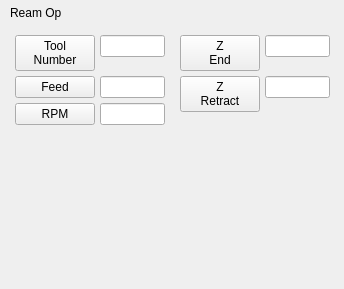
                      <widget class="QWidget" name="page_27">
                       <widget class="QLabel" name="label_29">
                        <property name="geometry">
                         <rect>
                          <x>10</x>
                          <y>5</y>
                          <width>66</width>
                          <height>16</height>
                         </rect>
                        </property>
                        <property name="text">
                         <string>Ream Op</string>
                        </property>
                       </widget>
                       <widget class="QWidget" name="formWidget_7" native="true">
                        <property name="geometry">
                         <rect>
                          <x>175</x>
                          <y>30</y>
                          <width>160</width>
                          <height>250</height>
                         </rect>
                        </property>
                        <layout class="QFormLayout" name="formLayout_8">
                         <property name="formAlignment">
                          <set>Qt::AlignLeading|Qt::AlignLeft|Qt::AlignTop</set>
                         </property>
                         <property name="horizontalSpacing">
                          <number>5</number>
                         </property>
                         <property name="verticalSpacing">
                          <number>5</number>
                         </property>
                         <property name="leftMargin">
                          <number>5</number>
                         </property>
                         <property name="topMargin">
                          <number>5</number>
                         </property>
                         <property name="rightMargin">
                          <number>5</number>
                         </property>
                         <property name="bottomMargin">
                          <number>5</number>
                         </property>
                         <item row="0" column="0">
                          <widget class="QPushButton" name="pushButton_89">
                           <property name="text">
                            <string>Z
End</string>
                           </property>
                           <property name="checkable">
                            <bool>true</bool>
                           </property>
                           <property name="labelName" stdset="0">
                            <string>reamZEndLbl</string>
                           </property>
                           <attribute name="buttonGroup">
                            <string notr="true">holeOpBtnGrp</string>
                           </attribute>
                          </widget>
                         </item>
                         <item row="0" column="1">
                          <widget class="QLineEdit" name="reamZEndLbl"/>
                         </item>
                         <item row="1" column="0">
                          <widget class="QPushButton" name="pushButton_118">
                           <property name="text">
                            <string>Z
Retract</string>
                           </property>
                           <property name="checkable">
                            <bool>true</bool>
                           </property>
                           <property name="labelName" stdset="0">
                            <string>reamZRetractLbl</string>
                           </property>
                           <attribute name="buttonGroup">
                            <string notr="true">holeOpBtnGrp</string>
                           </attribute>
                          </widget>
                         </item>
                         <item row="1" column="1">
                          <widget class="QLineEdit" name="reamZRetractLbl"/>
                         </item>
                        </layout>
                       </widget>
                       <widget class="QWidget" name="formWidget_8" native="true">
                        <property name="geometry">
                         <rect>
                          <x>10</x>
                          <y>30</y>
                          <width>160</width>
                          <height>250</height>
                         </rect>
                        </property>
                        <layout class="QFormLayout" name="formLayout_9">
                         <property name="formAlignment">
                          <set>Qt::AlignLeading|Qt::AlignLeft|Qt::AlignTop</set>
                         </property>
                         <property name="horizontalSpacing">
                          <number>5</number>
                         </property>
                         <property name="verticalSpacing">
                          <number>5</number>
                         </property>
                         <property name="leftMargin">
                          <number>5</number>
                         </property>
                         <property name="topMargin">
                          <number>5</number>
                         </property>
                         <property name="rightMargin">
                          <number>5</number>
                         </property>
                         <property name="bottomMargin">
                          <number>5</number>
                         </property>
                         <item row="0" column="0">
                          <widget class="QPushButton" name="pushButton_135">
                           <property name="text">
                            <string>Tool
Number</string>
                           </property>
                           <property name="checkable">
                            <bool>true</bool>
                           </property>
                           <property name="labelName" stdset="0">
                            <string>reamToolLbl</string>
                           </property>
                           <attribute name="buttonGroup">
                            <string notr="true">holeOpBtnGrp</string>
                           </attribute>
                          </widget>
                         </item>
                         <item row="0" column="1">
                          <widget class="QLineEdit" name="reamToolLbl"/>
                         </item>
                         <item row="1" column="0">
                          <widget class="QPushButton" name="pushButton_136">
                           <property name="text">
                            <string>Feed</string>
                           </property>
                           <property name="checkable">
                            <bool>true</bool>
                           </property>
                           <property name="labelName" stdset="0">
                            <string>reamFeedLbl</string>
                           </property>
                           <attribute name="buttonGroup">
                            <string notr="true">holeOpBtnGrp</string>
                           </attribute>
                          </widget>
                         </item>
                         <item row="1" column="1">
                          <widget class="QLineEdit" name="reamFeedLbl"/>
                         </item>
                         <item row="2" column="0">
                          <widget class="QPushButton" name="pushButton_137">
                           <property name="text">
                            <string>RPM</string>
                           </property>
                           <property name="checkable">
                            <bool>true</bool>
                           </property>
                           <property name="labelName" stdset="0">
                            <string>reamRpmLbl</string>
                           </property>
                           <attribute name="buttonGroup">
                            <string notr="true">holeOpBtnGrp</string>
                           </attribute>
                          </widget>
                         </item>
                         <item row="2" column="1">
                          <widget class="QLineEdit" name="reamRpmLbl"/>
                         </item>
                        </layout>
                       </widget>
                      </widget>
